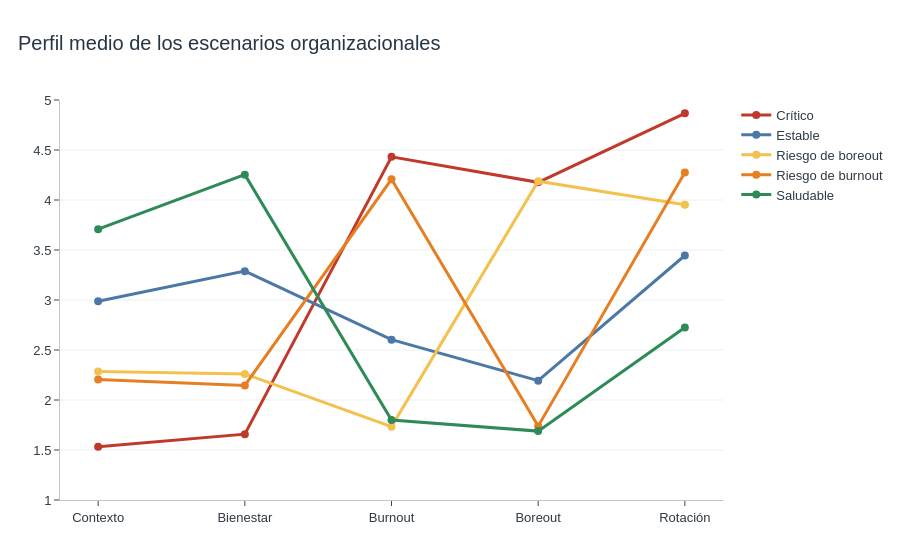

The cell this chart's notebook holds for it:
### Code cell
# ============================================================
# PERFIL MEDIO DE LOS ESCENARIOS ORGANIZACIONALES
# ============================================================

kpis = [
    "kpi_contexto",
    "kpi_bienestar",
    "kpi_burnout",
    "kpi_boreout",
    "kpi_rotacion",
]

ETIQUETAS_ES = {
    "saludable": "Saludable",
    "estable": "Estable",
    "riesgo_boreout": "Riesgo de boreout",
    "riesgo_burnout": "Riesgo de burnout",
    "critico": "Crítico",
}

COLORES_ES = {
    "Saludable": "#2E8B57",
    "Estable": "#4C78A8",
    "Riesgo de boreout": "#F2C14E",
    "Riesgo de burnout": "#E67E22",
    "Crítico": "#C0392B",
}   

medias = (
    df_benchmark
    .groupby("escenario")[kpis]
    .mean()
    .rename(index=ETIQUETAS_ES)
)

fig = go.Figure()

for escenario in medias.index:

    fig.add_trace(
        go.Scatter(
            x=[
                "Contexto",
                "Bienestar",
                "Burnout",
                "Boreout",
                "Rotación",
            ],
            y=medias.loc[escenario],
            mode="lines+markers",
            name=escenario,
            line=dict(width=3, color=COLORES_ES[escenario]),
            marker=dict(size=8, color=COLORES_ES[escenario]),
        )
    )

aplicar_estilo(
    fig,
    titulo="Perfil medio de los escenarios organizacionales"
)

fig.update_yaxes(range=[1, 5])

fig.show()

fig.write_image(
    RUTA_VISUALIZACIONES /
    "09_perfil_escenarios.png",
    scale=2
)

### Figure 1 — Plotly figure (JSON) as saved in the notebook; plotly's stock layout.template omitted (floating-point values rounded to 4 significant figures)
{"data": [{"line": {"color": "#C0392B", "width": 3}, "marker": {"color": "#C0392B", "size": 8}, "mode": "lines+markers", "name": "Crítico", "type": "scatter", "x": ["Contexto", "Bienestar", "Burnout", "Boreout", "Rotación"], "y": [1.533, 1.658, 4.432, 4.177, 4.867]}, {"line": {"color": "#4C78A8", "width": 3}, "marker": {"color": "#4C78A8", "size": 8}, "mode": "lines+markers", "name": "Estable", "type": "scatter", "x": ["Contexto", "Bienestar", "Burnout", "Boreout", "Rotación"], "y": [2.988, 3.289, 2.603, 2.193, 3.445]}, {"line": {"color": "#F2C14E", "width": 3}, "marker": {"color": "#F2C14E", "size": 8}, "mode": "lines+markers", "name": "Riesgo de boreout", "type": "scatter", "x": ["Contexto", "Bienestar", "Burnout", "Boreout", "Rotación"], "y": [2.285, 2.26, 1.734, 4.188, 3.953]}, {"line": {"color": "#E67E22", "width": 3}, "marker": {"color": "#E67E22", "size": 8}, "mode": "lines+markers", "name": "Riesgo de burnout", "type": "scatter", "x": ["Contexto", "Bienestar", "Burnout", "Boreout", "Rotación"], "y": [2.205, 2.146, 4.207, 1.739, 4.276]}, {"line": {"color": "#2E8B57", "width": 3}, "marker": {"color": "#2E8B57", "size": 8}, "mode": "lines+markers", "name": "Saludable", "type": "scatter", "x": ["Contexto", "Bienestar", "Burnout", "Boreout", "Rotación"], "y": [3.708, 4.253, 1.8, 1.689, 2.724]}], "layout": {"font": {"color": "#2F3A44", "family": "Arial", "size": 13}, "legend": {"title": {"text": ""}}, "margin": {"b": 60, "l": 60, "r": 40, "t": 100}, "paper_bgcolor": "white", "plot_bgcolor": "white", "title": {"font": {"color": "#263645", "size": 20}, "text": "Perfil medio de los escenarios organizacionales", "x": 0.02, "xanchor": "left"}, "xaxis": {"linecolor": "#BFC5CA", "showgrid": false, "zeroline": false}, "yaxis": {"gridcolor": "#ECEFF1", "linecolor": "#BFC5CA", "range": [1, 5], "showgrid": true, "zeroline": false}}}
